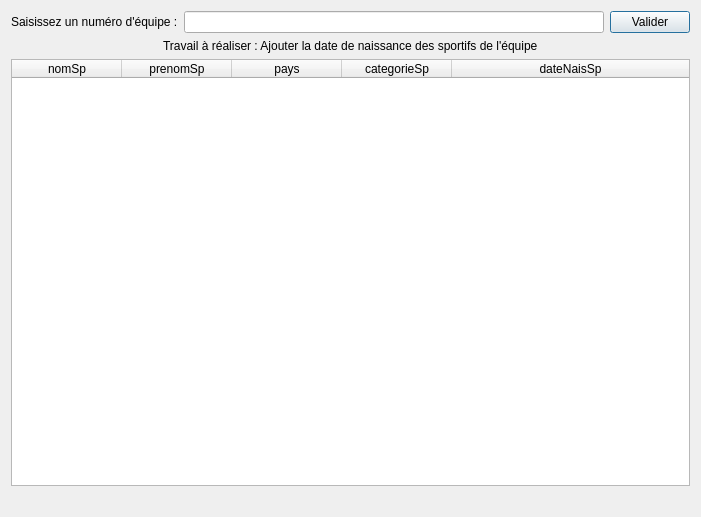
<?xml version="1.0" encoding="UTF-8"?>
<ui version="4.0">
 <class>fct_comp_1</class>
 <widget class="QDialog" name="fct_comp_1">
  <property name="geometry">
   <rect>
    <x>0</x>
    <y>0</y>
    <width>701</width>
    <height>517</height>
   </rect>
  </property>
  <property name="windowTitle">
   <string>Nom, Prénom, pays, catégorie des sportifs d'une équipe</string>
  </property>
  <layout class="QGridLayout" name="gridLayout">
   <item row="0" column="0">
    <layout class="QHBoxLayout" name="horizontalLayout">
     <property name="sizeConstraint">
      <enum>QLayout::SetDefaultConstraint</enum>
     </property>
     <item>
      <widget class="QLabel" name="label">
       <property name="text">
        <string>Saisissez un numéro d'équipe :</string>
       </property>
      </widget>
     </item>
     <item>
      <widget class="QLineEdit" name="lineEdit"/>
     </item>
     <item>
      <widget class="QPushButton" name="pushButton">
       <property name="text">
        <string>Valider</string>
       </property>
      </widget>
     </item>
    </layout>
   </item>
   <item row="1" column="0">
    <layout class="QHBoxLayout" name="horizontalLayout_2">
     <item alignment="Qt::AlignHCenter">
      <widget class="QLabel" name="label_2">
       <property name="text">
        <string>Travail à réaliser : Ajouter la date de naissance des sportifs de l'équipe</string>
       </property>
       <property name="scaledContents">
        <bool>false</bool>
       </property>
      </widget>
     </item>
    </layout>
   </item>
   <item row="2" column="0">
    <widget class="QTableWidget" name="table_fct_comp_1">
     <attribute name="horizontalHeaderDefaultSectionSize">
      <number>110</number>
     </attribute>
     <attribute name="horizontalHeaderMinimumSectionSize">
      <number>50</number>
     </attribute>
     <attribute name="horizontalHeaderStretchLastSection">
      <bool>true</bool>
     </attribute>
     <attribute name="verticalHeaderVisible">
      <bool>false</bool>
     </attribute>
     <column>
      <property name="text">
       <string>nomSp</string>
      </property>
     </column>
     <column>
      <property name="text">
       <string>prenomSp</string>
      </property>
     </column>
     <column>
      <property name="text">
       <string>pays</string>
      </property>
     </column>
     <column>
      <property name="text">
       <string>categorieSp</string>
      </property>
     </column>
     <column>
      <property name="text">
       <string>dateNaisSp</string>
      </property>
     </column>
    </widget>
   </item>
   <item row="3" column="0">
    <widget class="QLabel" name="label_fct_comp_1">
     <property name="text">
      <string/>
     </property>
     <property name="alignment">
      <set>Qt::AlignCenter</set>
     </property>
    </widget>
   </item>
  </layout>
 </widget>
 <resources/>
 <connections>
  <connection>
   <sender>pushButton</sender>
   <signal>clicked()</signal>
   <receiver>fct_comp_1</receiver>
   <slot>refreshResult()</slot>
   <hints>
    <hint type="sourcelabel">
     <x>437</x>
     <y>21</y>
    </hint>
    <hint type="destinationlabel">
     <x>91</x>
     <y>1</y>
    </hint>
   </hints>
  </connection>
 </connections>
 <slots>
  <slot>refreshResult()</slot>
 </slots>
</ui>
